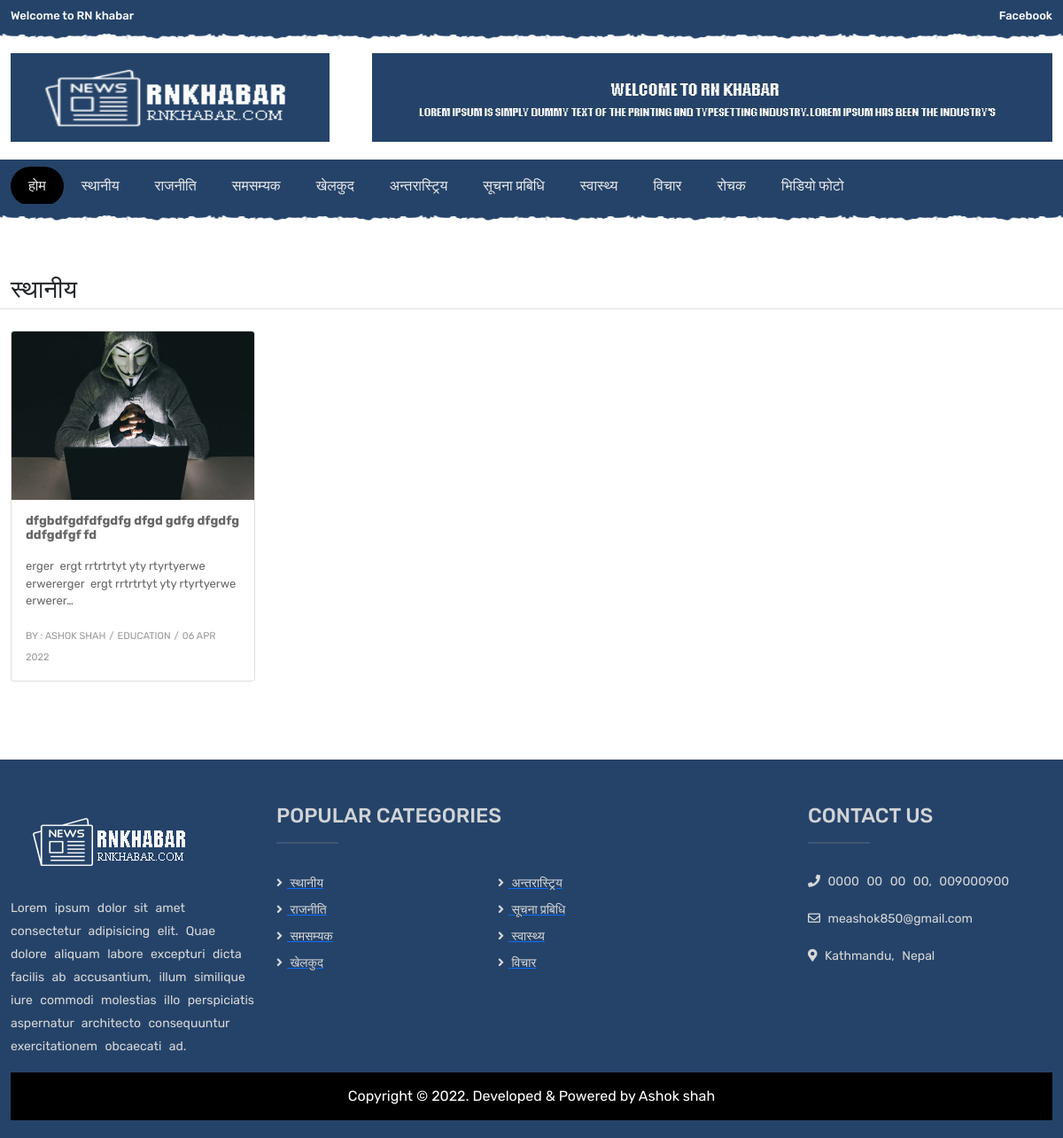
/esthaniye/, run on the app's committed database.
### home/models.py (models this page shows, shortened)
class Category(models.Model):
    title = models.CharField(max_length=200)
    category_image = models.ImageField(upload_to='image')
    class Meta:
        verbose_name_plural = 'Categories'

class News(models.Model):
    category = models.ForeignKey(Category, on_delete=models.CASCADE)
    title = models.CharField(max_length=300)
    type = models.CharField(max_length=150)
    author = models.CharField(max_length=150)
    image = models.ImageField(upload_to='image')
    detail = RichTextField()
    add_time = models.DateTimeField(auto_now_add=True)
    class Meta:
        verbose_name_plural = 'News'

### home/views.py (the view)
# urls.py: path('esthaniye/', views.esthaniye, name='esthaniye'),
def esthaniye(request):
    Esthaniyes = Category.objects.filter(title="स्थानीय")  # use this
    c_1 = News.objects.filter(category__title="स्थानीय").order_by('-add_time')
    pagination = Paginator(c_1, 20)
    page_number = request.GET.get('page')
    newsdata_final = pagination.get_page(page_number)
    context = {
        'Esthaniyes': Esthaniyes,
        'c_1': newsdata_final,
    }
    return render(request, 'home/esthaniye.html', context)

### templates/home/esthaniye.html (shortened to what this page needs)
{% extends 'base.html' %}
{% block body %}
			<main class="container mt-3 mb-5" id="news-wrapper">
			<div class="row">
			{% for i in Esthaniyes %}
			<h3 class="border-bottom pb-1 my-4">{{i.title}}</h3>
			{% endfor %}
			{% for Category in c_1 %}
             <div class="col-md-3 mb-4">
          <div class="card">
            <a href="/detail/{{Category.id}}">
              <img src="{{Category.image.url}}" class="card-img-top" alt="img">
              <div class="card-body">
                <h5 class="card-title">{{Category.title | truncatechars:100 }}</h5>
                <p class="card-text">{{Category.detail | truncatechars:100 | safe }}
                </p>
                <span>By : {{Category.author}}</span> <span>/</span>
                <span>{{Category.type}}</span> <span>/</span>
                <span>{{Category.add_time | date:"d M Y"}}</span>
              </div>
            </a>
          </div>
        </div>
			{% endfor%}
			<nav aria-label="Page navigation example">
</nav>
			</div>
			</main>
{% endblock%}

### templates/base.html (shortened to what this page needs)
<!DOCTYPE html>
<html lang="en">
<head>
  {% load static %}
  <link rel="stylesheet" type="text/css" href="{% static 'css/internal.min.css' %}">
  <link rel="stylesheet" type="text/css" href="{% static 'css/owl.carousel.min.css' %}">
  <link rel="stylesheet" type="text/css" href="{% static 'css/owl.theme.default.css' %}">
  <link rel="stylesheet" type="text/css" href="{% static 'css/animate.min.css' %}">
  <link rel="stylesheet" type="text/css" href="{% static 'sass/main.css' %}">
  <link rel="stylesheet" type="text/css" href="{% static 'sass/responsive.css' %}">
  <link rel="stylesheet" href="https://use.fontawesome.com/releases/v5.8.2/css/all.css"
>
</head>
<body>
    {% include 'home/header.html' %}
 {% block body %}
 {% endblock %}
 {% include 'home/footer.html' %}
</body>
</html>

### templates/home/header.html (shortened to what this page needs)
{% load static %}
  <section id="header-wrapper">
    <div class="container">
      <div class="row">
        <div class="col-md-6">
          <div class="flat">
            <h1>Welcome to RN khabar</h1>
          </div>
        </div>
        <div class="col-md-6">
          <div class="flat" style="text-align: right;">
            <h1>Facebook</h1>
          </div>
        </div>
      </div>
    </div>
  </section>
  <section id="logo-ads">
    <div class="container">
      <div class="row g-lg-5">
        <div class="col-md-4">
          <a href="{% url 'home' %}"> <img src="{% static 'images/logo.png' %}" alt="logo" class="img-fluid"></a>
        </div>
        <div class="col-md-8">
          <a href="#" target="_blank"> <img src="{% static 'images/slider-2.jpg' %}" alt="ads" class="img-fluid"></a>
        </div>
      </div>
    </div>
  </section>
  <nav id="navbar_top" class="navbar navbar-expand-lg navbar-dark bg-primary">
    <div class="container">
      <div class="collapse navbar-collapse" id="main_nav">
        <ul class="navbar-nav">
          <li class="nav-item"><a class="nav-link n" href="{% url 'home' %}"> होम</a></li>
          <li class="nav-item"><a class="nav-link" href="{% url 'esthaniye' %}"> स्थानीय </a></li>
          <li class="nav-item"><a class="nav-link" href="{% url 'rajnitic' %}"> राजनीति</a></li>
          <li class="nav-item"><a class="nav-link" href="{% url 'samsamyak' %}"> समसम्यक </a></li>
          <li class="nav-item"><a class="nav-link" href="{% url 'khelkud' %}"> खेलकुद</a></li>
          <li class="nav-item"><a class="nav-link" href="{% url 'antarastriye' %}"> अन्तरास्ट्रिय </a></li>
          <li class="nav-item"><a class="nav-link" href="{% url 'suchana' %}"> सूचना प्रबिधि</a></li>
          <li class="nav-item"><a class="nav-link" href="{% url 'sowasthya' %}"> स्वास्थ्य </a></li>
          <li class="nav-item"><a class="nav-link" href="{% url 'bichar' %}"> विचार</a></li>
          <li class="nav-item"><a class="nav-link" href="{% url 'rochak' %}"> रोचक </a></li>
          <li class="nav-item"><a class="nav-link" href="{% url 'home' %}"> भिडियो फोटो </a></li>
        </ul>
      </div>
    </div>
  </nav>

### templates/home/footer.html
 {% load static %}
  <div id="footer-wrapper">
    <div class="container">
      <div class="row">
        <div class="col-md-3">
          <div class="footer-cover">
            <img src="{% static 'images/logo.png' %}" class="img-fluid" alt="logo">
            <p>Lorem ipsum dolor sit amet consectetur adipisicing elit. Quae dolore aliquam labore excepturi dicta
              facilis
              ab accusantium, illum similique iure commodi molestias illo perspiciatis aspernatur architecto
              consequuntur
              exercitationem obcaecati ad.</p>
          </div>
        </div>
        <div class="col-md-6">
          <div class="footer-cover">
            <h3>Popular Categories</h3>
            <hr class="footer-hr">
            <div class="row">
              <div class="col-5">
               <a href="{% url 'esthaniye' %}"> <li><i class="fas fa-angle-right"></i> स्थानीय</li></a>
               <a href="{% url 'rajnitic' %}"> <li><i class="fas fa-angle-right"></i> राजनीति </li></a>
               <a href="{% url 'samsamyak' %}"> <li><i class="fas fa-angle-right"></i> समसम्यक</li></a>
               <a href="{% url 'khelkud' %}"> <li><i class="fas fa-angle-right"></i> खेलकुद</li></a>
              </div>
               <div class="col-7">
               <a href="{% url 'antarastriye' %}"> <li><i class="fas fa-angle-right"></i> अन्तरास्ट्रिय</li></a>
                <a href="{% url 'suchana' %}"><li><i class="fas fa-angle-right"></i> सूचना प्रबिधि</li></a>
                <a href="{% url 'sowasthya' %}"><li><i class="fas fa-angle-right"></i> स्वास्थ्य</li></a>
               <a href="{% url 'bichar' %}"> <li><i class="fas fa-angle-right"></i> विचार</li></a>
              </div>
            </div>
          </div>
        </div>
        <div class="col-md-3">
          <div class="footer-cover">
            <h3>CONTACT US</h3>
            <hr class="footer-hr">
            <p><i class="fas fa-phone"></i> 0000 00 00 00, 009000900</p>
            <p><i class="far fa-envelope"></i> meashok850@gmail.com</p>
            <p><i class="fas fa-map-marker-alt"></i> Kathmandu, Nepal</p>
          </div>
        </div>
      </div>
      <div class="power-by">
        <span>Copyright © 2022. Developed & Powered by Ashok shah</span>
      </div>
    </div>
  </div>

### static/sass/main.css (style rules this page uses)
* { margin: 0px; padding: 0px; }
body { font-family: 'Rubik', sans-serif; background-color: #fff; }
h1 { font-size: 13px; color: #fff; }
#header-wrapper { background-color: #254369; padding-top: 10px; padding-bottom: 10px; position: relative; height: 35px; }
#header-wrapper:after { content: ""; background: url(../images/pattern.png) no-repeat scroll center bottom transparent; position: absolute; bottom: -10px; left: 0; right: 0; height: 20px; z-index: 9; }
#navbar_top { background-color: #254369 !important; }
#navbar_top .n { background-color: #000; padding-top: 10px; padding-bottom: 10px; }
#navbar_top .nav-link { color: #ebebeb; padding-left: 20px; padding-right: 20px; border-radius: 20vw; padding-top: 10px; padding-bottom: 10px; }
#navbar_top:after { content: ""; background: url(../images/pattern.png) no-repeat scroll center bottom transparent; position: absolute; bottom: -10px; left: 0; right: 0; height: 20px; z-index: 9; }
#logo-ads { padding-top: 25px; padding-bottom: 20px; }
#logo-ads img { width: 100%; height: 100px; }
#news-wrapper { padding-top: 30px; }
#news-wrapper a { text-decoration: none; color: #666; }
#news-wrapper .card img { width: 100%; height: 190px; }
#news-wrapper .card span { font-size: 11px; text-transform: uppercase; color: rgb(153, 153, 153); }
#news-wrapper .card h5 { font-size: 14px; font-weight: bold; }
#news-wrapper .card p { font-size: 13px; }
#footer-wrapper { background-color: #254369; height: auto; width: 100%; padding-top: 50px; padding-bottom: 20px; margin-top: 40px; }
#footer-wrapper h3 { color: #D2D3D6; font-size: 23px; text-transform: uppercase; }
#footer-wrapper p { color: #d8d8d8; font-size: 14px; line-height: 26px; word-spacing: 5px; }
#footer-wrapper li { list-style: none; color: #d8d8d8; font-size: 14px; line-height: 30px; cursor: pointer; }
#footer-wrapper .footer-hr { border: 1px solid #909192; width: 70px; margin-bottom: 30px; }
#footer-wrapper img { margin-bottom: 20px; }
#footer-wrapper li i { margin-right: 5px; }
#footer-wrapper .power-by { background-color: #000; width: 100%; height: auto; text-align: center; padding-top: 15px; padding-bottom: 15px; }
#footer-wrapper .power-by span { color: #fff; }

### static/sass/responsive.css (style rules this page uses)
@media (min-width: 1200px) { .container, .container-lg, .container-md, .container-sm, .container-xl { max-width: 1240px; } }

### data on the page
Category: title "स्थानीय"
News: image (placeholder picture), title "dfgbdfgdfdfgdfg dfgd gdfg dfgdfg ddfgdfgf fd", detail "erger ergt rrtrtrtyt yty rtyrtyerwe erwererger ergt rrtrtrtyt yty rtyrtyerwe erwerer…", author "ASHOK SHAH", type "EDUCATION", add_time "06 APR 2022"
